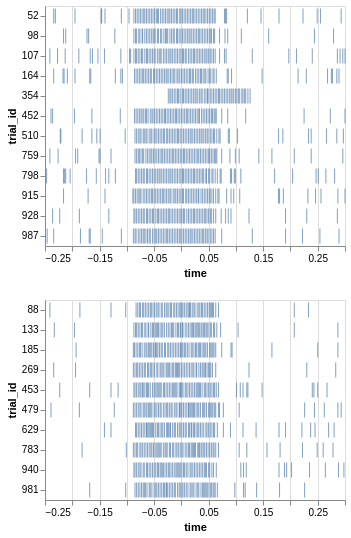

The notebook cell this image was saved under:
### Code cell
def plot_raster(stim_chan_label, rec_chan_label):
    raster = (
        alt.Chart(
            stim_raster
            [rec_chan_label]
            .xs(level='stimulated channel',key=stim_chan_label)
            .reset_index()
            .loc[lambda df: df[rec_chan_label]>0]
            .assign(**{
                'time': lambda df: df['time'].dt.total_seconds()
            })
        )
        .mark_tick()
        .encode(
            x='time:Q',
            y='trial_id:O'
        )
    )
    return raster

plot_raster('PMd.chan040', 'M1.chan006') & plot_raster('PMd.chan052', 'M1.chan126')

### Figure 1 — Vega-Lite specification as saved in the notebook (floating-point values rounded to 4 significant figures; data arrays with more than 128 entries replaced by an {"elided": "..."} marker saying what was removed)
{"config": {"view": {"continuousWidth": 300, "continuousHeight": 300}}, "vconcat": [{"data": {"name": "data-c7a6fa00adc61c5eb6e2c5a597f60f03"}, "mark": {"type": "tick"}, "encoding": {"x": {"field": "time", "type": "quantitative"}, "y": {"field": "trial_id", "type": "ordinal"}}}, {"data": {"name": "data-41ef24e4ca70a8f4a994f479e526bd53"}, "mark": {"type": "tick"}, "encoding": {"x": {"field": "time", "type": "quantitative"}, "y": {"field": "trial_id", "type": "ordinal"}}}], "$schema": "https://vega.github.io/schema/vega-lite/v5.20.1.json", "datasets": {"data-c7a6fa00adc61c5eb6e2c5a597f60f03": {"elided": "823 records"}, "data-41ef24e4ca70a8f4a994f479e526bd53": {"elided": "667 records"}}}
